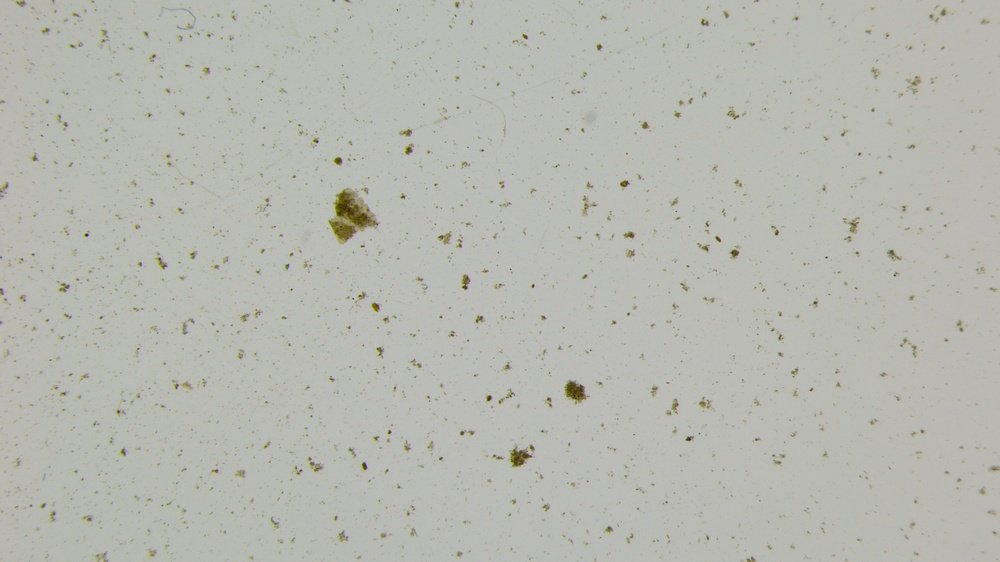
#> input picture data/input/233800-240125051452.jpg, 1000 x 562 px, shrunk from 3840 x 2160 before the run; its folder holds only this picture in this run
$ python color.py
#> lines starting #> are read from the running program, lines starting #| are printed output that depends on the picture; after the words box and inside, x2 and y2 are one past the last pixel; in counts of white or black regions, pixels touching at a corner belong together; long printed decimals are rounded
import cv2
import os
import csv
import matplotlib.pyplot as plt
import seaborn as sns

def process_color_image(path, output_dir, calibration_factor, max_length_mm):
#> called with path = 'data/input/233800-240125051452.jpg', output_dir = 'data/color-output', calibration_factor = 0.0039, max_length_mm = 3
    image = cv2.imread(path)
#> image is the input picture: shape (562, 1000, 3); mean B, G, R 177.2, 184.8, 183.5
    hsv_image = cv2.cvtColor(image, cv2.COLOR_BGR2HSV)
#> hsv_image: shape (562, 1000, 3); mean H, S, V 37.3, 11.3, 185.1
    hsv_image[:, :, 1] = cv2.multiply(hsv_image[:, :, 1], 1.2)
#> hsv_image: shape (562, 1000, 3); mean H, S, V 37.3, 13.6, 185.1
    enhanced_image = cv2.cvtColor(hsv_image, cv2.COLOR_HSV2BGR)

    lower_cyan = (30, 100, 100)
    upper_cyan = (85, 255, 255)
    lower_red = (130, 50, 50)
    upper_red = (200, 255, 255)

    mask_cyan = cv2.inRange(hsv_image, lower_cyan, upper_cyan)
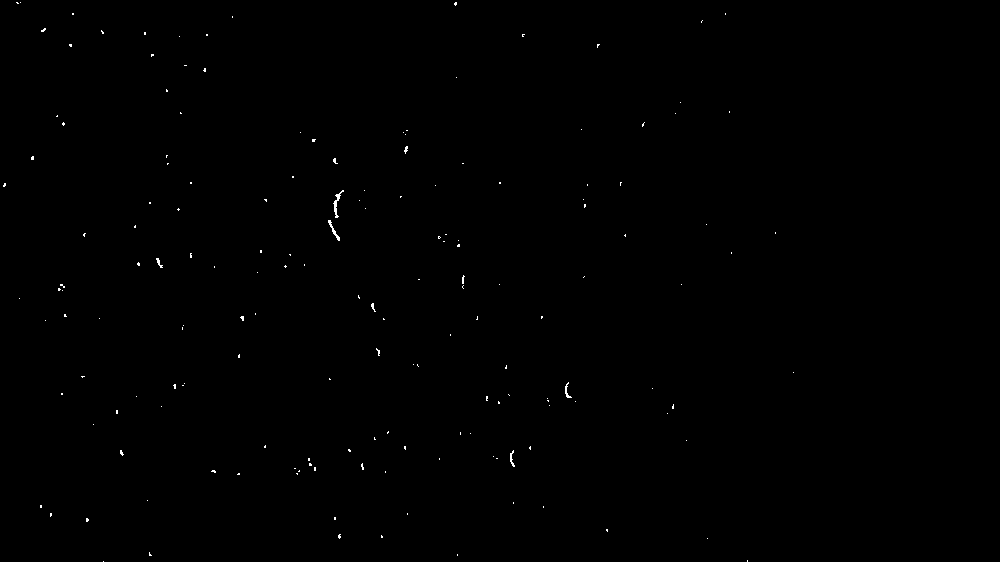
#> mask_cyan: shape (562, 1000); 0.17% white in thin lines or dots, all inside (x1, y1, x2, y2) = (3, 2, 794, 562)
    mask_red = cv2.inRange(hsv_image, lower_red, upper_red)
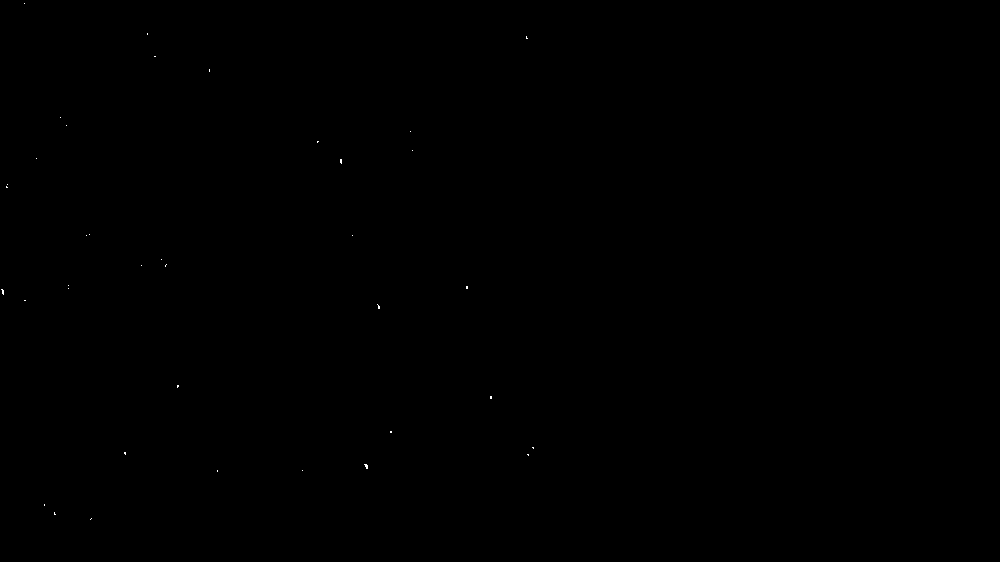
#> mask_red: shape (562, 1000); 0.02% white in thin lines or dots, all inside (x1, y1, x2, y2) = (1, 3, 534, 520)
    mask = cv2.bitwise_or(mask_cyan, mask_red)
#> mask: shape (562, 1000); 0.2% white in thin lines or dots, all inside (x1, y1, x2, y2) = (1, 2, 794, 562)

    output_image = cv2.bitwise_and(enhanced_image, enhanced_image, mask=mask)
    output_image[mask == 0] = [0, 0, 0]
    output_image[mask != 0] = [255, 255, 255]
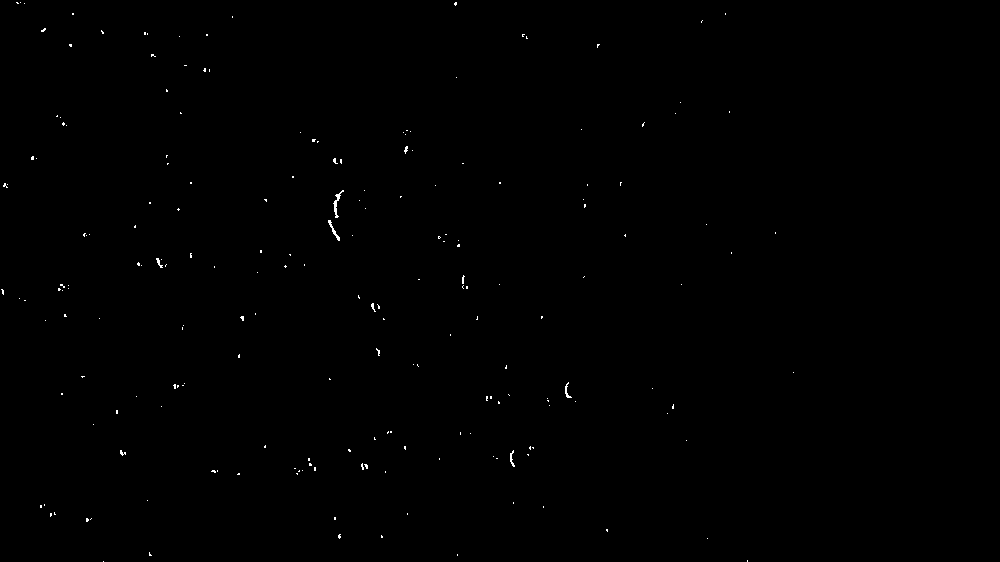
#> output_image: shape (562, 1000, 3); 0.2% white in thin lines or dots, all inside (x1, y1, x2, y2) = (1, 2, 794, 562)

    gray_image = cv2.cvtColor(output_image, cv2.COLOR_BGR2GRAY)
    contours, _ = cv2.findContours(gray_image, cv2.RETR_EXTERNAL, cv2.CHAIN_APPROX_SIMPLE)
#> contours = 202 contours, 199 with area under 20; largest, box (x1, y1, x2, y2) and area: (333, 190, 344, 218) 51, (328, 220, 340, 241) 38, (565, 382, 572, 398) 20

    contours_image = output_image.copy()
    cv2.drawContours(contours_image, contours, -1, (0, 255, 0), 2)
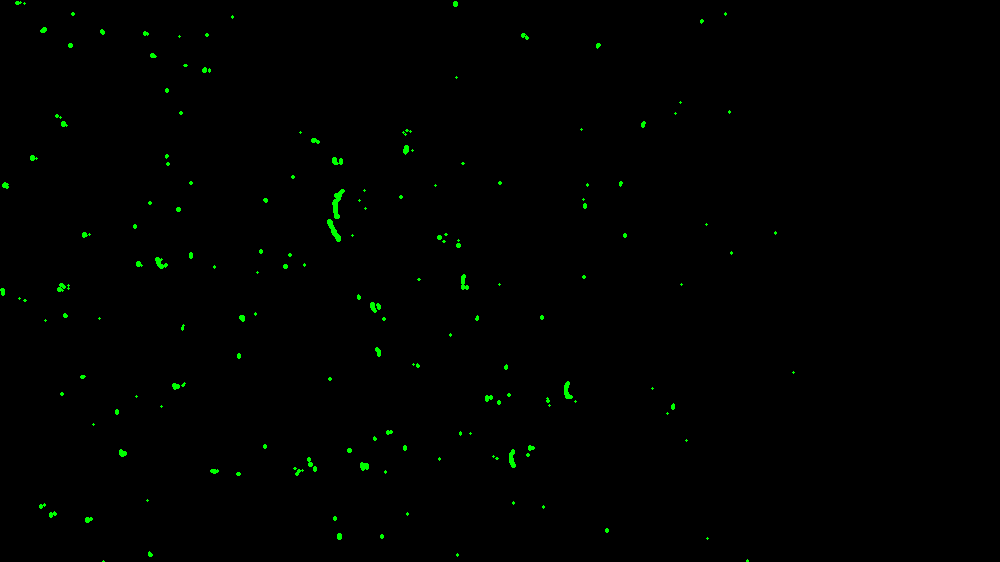
#> contours_image: shape (562, 1000, 3); 0.57% of pixels changed, all inside (x1, y1, x2, y2) = (0, 1, 795, 562)

    ellipses_image = image.copy()
    grain_lengths = []

    for contour in contours:
        if len(contour) >= 5:
            try:
                ellipse = cv2.fitEllipse(contour)
                _, (major_axis, minor_axis), _ = ellipse
                minor_axis_mm = minor_axis * calibration_factor

                if minor_axis_mm <= max_length_mm:
                    cv2.ellipse(ellipses_image, ellipse, (0, 0, 255), 2)
                    grain_lengths.append(minor_axis_mm)
            except cv2.error:
                pass
#> this loop made 202 passes
#> (ellipse, major_axis, minor_axis, minor_axis_mm) on passes 7, 10, 26, 29, 30, 31, 37: (((339.1, 535.9), (2.34, 4.22), 10.91), 2.34, 4.22, 0.0165), (((86.5, 519.5), (3.16, 3.16), 0), 3.16, 3.16, 0.0123), (((213.2, 471), (2.18, 4.38), 99.16), 2.18, 4.38, 0.0171), (((366, 465.8), (2.39, 5.68), 149.1), 2.39, 5.68, 0.0222), (((362, 466.1), (1.87, 6.84), 170.6), 1.87, 6.84, 0.0267), (((309.8, 464.2), (2.26, 2.92), 135), 2.26, 2.92, 0.0114), (((513.3, 458.2), (6.28, 14.76), 175.4), 6.28, 14.76, 0.0576)
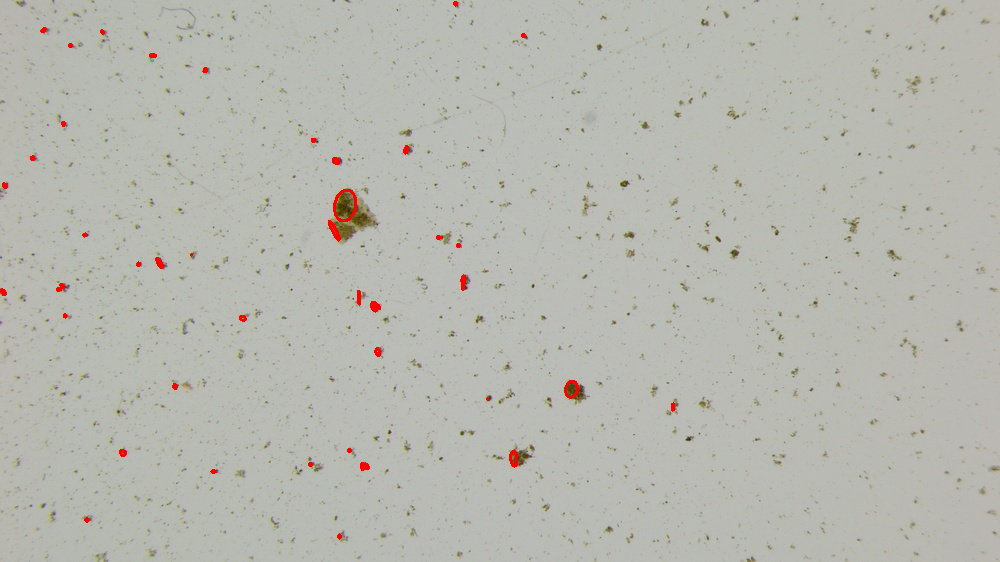
#> ellipses_image: shape (562, 1000, 3); 0.34% of pixels changed, all inside (x1, y1, x2, y2) = (0, 1, 675, 540)
#> after the loop, grain_lengths = 45 values, max 0.122 at index 31, min 0.0039 at index 10, mean 0.0246

    save_images(output_dir, os.path.splitext(os.path.basename(path))[0], gray_image, contours_image, ellipses_image)

    avg_length = sum(grain_lengths) / len(grain_lengths) if grain_lengths else 0
#> avg_length = 0.0246
    return avg_length, len(grain_lengths), grain_lengths

def save_images(output_dir, filename, binary, contours_image, ellipses_image):
    os.makedirs(output_dir, exist_ok=True)
    cv2.imwrite(os.path.join(output_dir, f"{filename}-binary.png"), binary)
    cv2.imwrite(os.path.join(output_dir, f"{filename}-contour.png"), contours_image)
    cv2.imwrite(os.path.join(output_dir, f"{filename}-ellipse.png"), ellipses_image)

def generate_histograms(grain_sizes_dict, output_dir):
    os.makedirs(output_dir, exist_ok=True)

    for filename, grain_sizes in grain_sizes_dict.items():
        plt.figure(figsize=(10, 6))
        plt.hist(grain_sizes, bins=60, color='blue', edgecolor='black', alpha=0.7, density=True)
        sns.kdeplot(grain_sizes, color='red', linewidth=2)

        plt.title(f"Grain Size Distribution: {filename}")
        plt.xlabel("Grain Size (mm)")
        plt.ylabel("Density")
        plt.grid(True)

        plt.savefig(os.path.join(output_dir, f"{filename}-histogram-kde.png"))
        plt.close()

def process_directory(directory):
    calibration_factor = 0.0039016750486215255
    max_length_mm = 3

    files = sorted(
        [f for f in os.listdir(directory) if f.startswith("2")],
        key=lambda x: int("".join(filter(str.isdigit, x)))
    )

    output_dir = "data/color-output"
    results = []
    all_grain_sizes = {}

    os.makedirs(output_dir, exist_ok=True)

    with open(os.path.join(output_dir, "results.csv"), mode="w", newline="") as csv_file:
        writer = csv.writer(csv_file)
        writer.writerow(["file", "average", "count"])

        for filename in files:
            filepath = os.path.join(directory, filename)

            avg_length, grain_count, grain_sizes = process_color_image(filepath, output_dir, calibration_factor, max_length_mm)
#> avg_length = 0.0246; grain_count = 45; grain_sizes has the same summary as grain_lengths in process_color_image
            writer.writerow([filename, avg_length, grain_count])
            results.append((filename, avg_length, grain_count))
            all_grain_sizes[filename] = grain_sizes

    generate_histograms(all_grain_sizes, output_dir)
#> the loop in generate_histograms, `for filename, grain_sizes in grain_sizes_dict.items():` made 1 pass
#> filename on pass 1: '233800-240125051452.jpg'
#> pass 1, in generate_histograms, `plt.savefig(os.path.join(output_dir, f"{filename}-histogram-kde.png"))`:
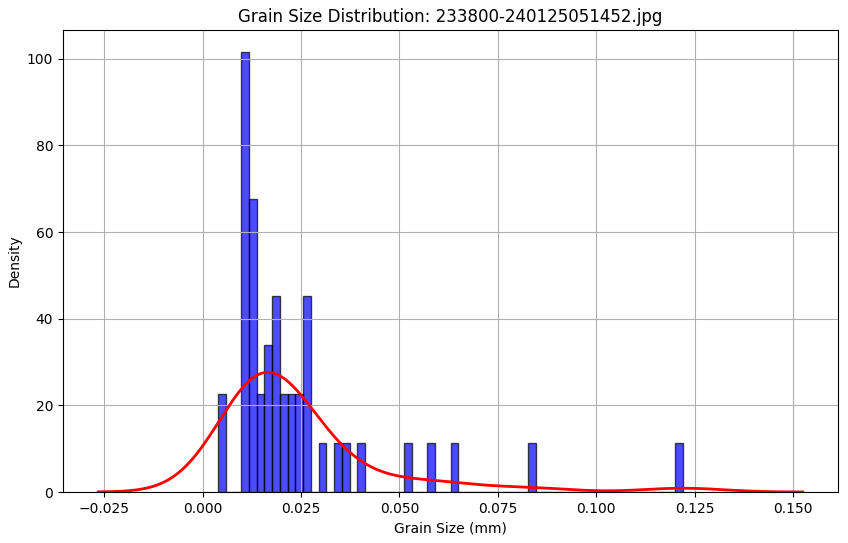
#> figure drawn by matplotlib, 1 panel; tallest bar 101.5 high, from x = 0.00981 to 0.0118; curve peaks at x = 0.0167, y = 27.63

    return results

results = process_directory("data/input")
#> results = [('233800-240125051452.jpg', 0.0246, 45)]
print("Results:", results)
#| Results: [('233800-240125051452.jpg', 0.02459, 45)]

$ run again, on data/input/233801-240125052716.jpg
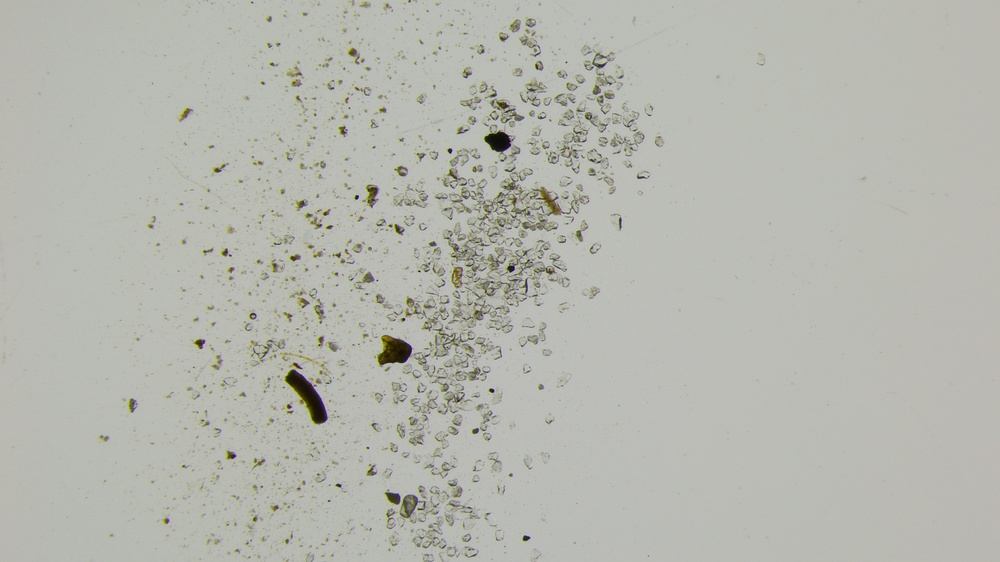
#> input picture data/input/233801-240125052716.jpg, 1000 x 562 px, shrunk from 3840 x 2160 before the run
#> in process_color_image, image is the input picture: shape (562, 1000, 3); mean B, G, R 175.5, 183.1, 181.9
#> mask_cyan: shape (562, 1000); 0.31% white in thin lines or dots, all inside (x1, y1, x2, y2) = (102, 3, 638, 552)
#> mask_red: shape (562, 1000); 0.14% white in thin lines or dots, all inside (x1, y1, x2, y2) = (108, 17, 622, 523)
#> in process_color_image, `output_image[mask != 0] = [255, 255, 255]`:
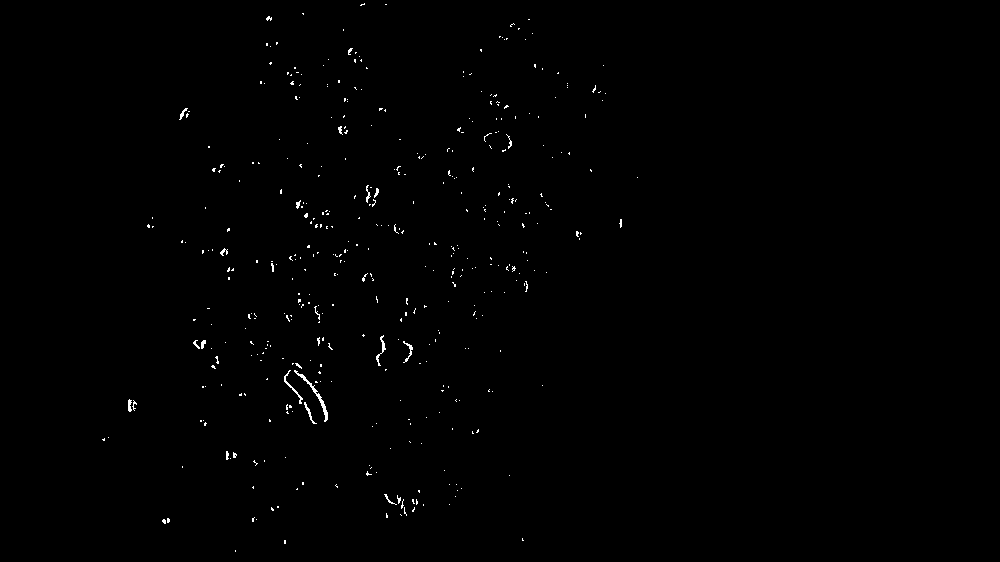
#> output_image: shape (562, 1000, 3); 0.45% white in thin lines or dots, all inside (x1, y1, x2, y2) = (102, 3, 638, 552)
#> contours = 429 contours, 421 with area under 20; largest, box (x1, y1, x2, y2) and area: (294, 370, 328, 422) 127, (284, 370, 303, 404) 48, (376, 335, 386, 366) 42, (304, 402, 317, 424) 32, (403, 341, 413, 363) 31, (128, 399, 132, 412) 25, (179, 108, 188, 120) 21, (201, 340, 206, 349) 20
#> contours_image: shape (562, 1000, 3); 1.32% of pixels changed, all inside (x1, y1, x2, y2) = (101, 2, 639, 553)
#> the loop in process_color_image, `for contour in contours:` made 429 passes
#> (ellipse, major_axis, minor_axis, minor_axis_mm) on passes 5, 6, 7, 9, 10, 11, 12: (((163.8, 521), (3.24, 4.55), 146.3), 3.24, 4.55, 0.0178), (((167.5, 520), (3.42, 4.18), 0), 3.42, 4.18, 0.0163), (((252.5, 519.5), (1.87, 2.65), 0), 1.87, 2.65, 0.0103), (((386.5, 517.2), (1, 40.55), 179.8), 1, 40.55, 0.158), (((413, 509), (1.78, 4.68), 16.72), 1.78, 4.68, 0.0182), (((405.4, 507.8), (3.46, 13.11), 179), 3.46, 13.11, 0.0512), (((271.8, 508.6), (1.77, 3.73), 144.2), 1.77, 3.73, 0.0146)
#> after the loop in process_color_image, `for contour in contours:`: grain_lengths = 111 values, max 0.994 at index 28, min 6.5e-06 at index 77, mean 0.0393
#> in process_color_image, `avg_length = sum(grain_lengths) / len(grain_lengths) if grain_lengths ..`: avg_length = 0.0393
#> in process_directory, `avg_length, grain_count, grain_sizes = process_color_image(filepath, o..`: grain_count = 111; grain_sizes has the same summary as grain_lengths in process_color_image
#> the loop in generate_histograms, `for filename, grain_sizes in grain_sizes_dict.items():` made 1 pass
#> filename on pass 1: '233801-240125052716.jpg'
#> pass 1, in generate_histograms, `plt.savefig(os.path.join(output_dir, f"{filename}-histogram-kde.png"))`:
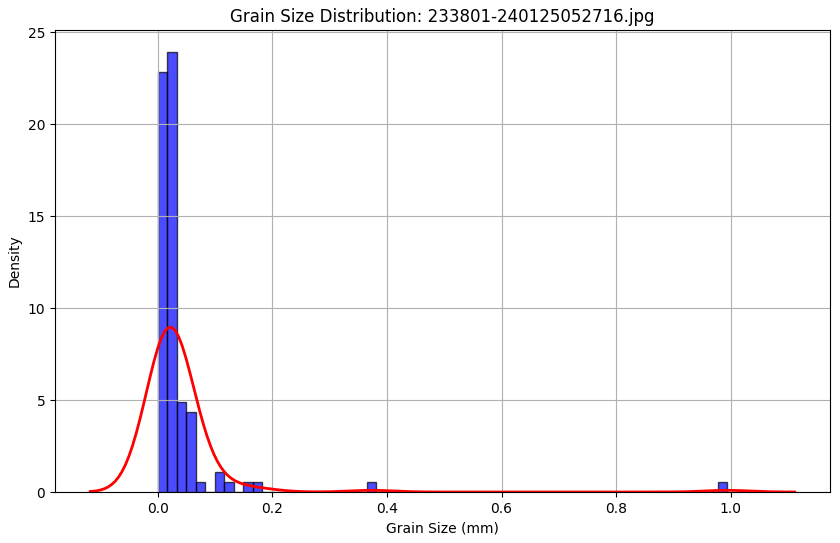
#> figure drawn by matplotlib, 1 panel; tallest bar 23.94 high, from x = 0.0166 to 0.0331; curve peaks at x = 0.024, y = 8.96
#> results = [('233801-240125052716.jpg', 0.0393, 111)]
#| Results: [('233801-240125052716.jpg', 0.03927, 111)]
